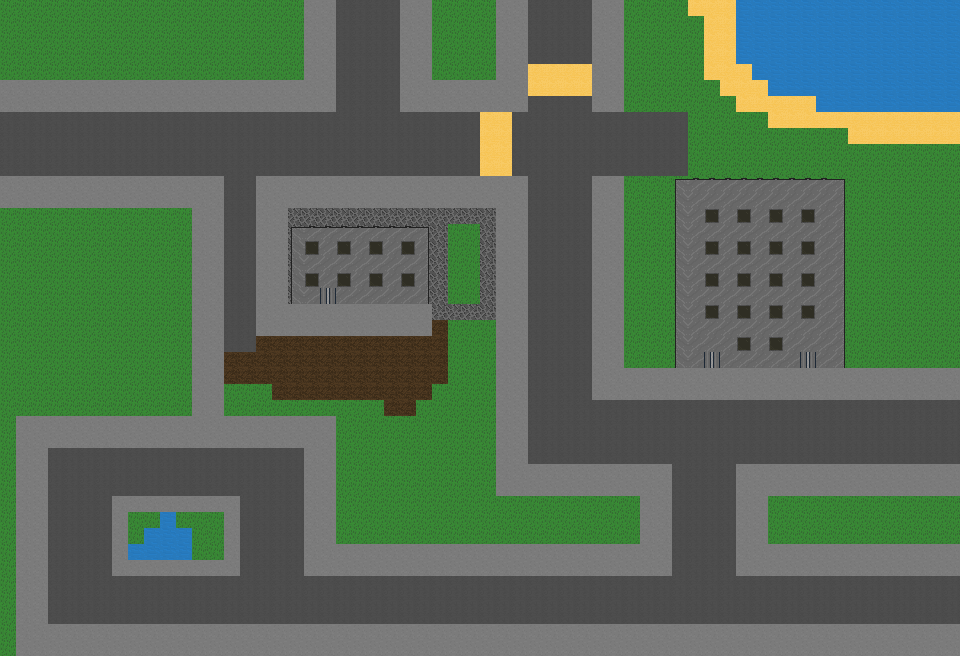

This game map was drawn from its Tiled (.tmx) file and the tilesets committed beside it. A one-line description and the trimmed map source follow:
An orthogonal 60x41 tile map with 16x16 px tiles, 3 tile layers (underterrain, terrain, overterrain) and 34 objects.

<map version="1.0" orientation="orthogonal" renderorder="right-down" width="60" height="41" tilewidth="16" tileheight="16" nextobjectid="49">
 <tileset firstgid="1" name="tileset" tilewidth="16" tileheight="16" tilecount="100" columns="10">
  <image source="tileset.png" width="160" height="160" />
 </tileset>
 <layer name="underterrain" width="60" height="41">
  <data>[2460 cells, 4 non-empty, 2 distinct tile ids]</data>
 </layer>
 <layer name="terrain" width="60" height="41">
  <data>[2460 cells, 2460 non-empty, 10 distinct tile ids]</data>
 </layer>
 <layer name="overterrain" width="60" height="41">
  <data>[2460 cells, 157 non-empty, 5 distinct tile ids]</data>
 </layer>
 <objectgroup name="objects">
  <object id="1" gid="9" x="80" y="256" width="16" height="16" />
  <object id="2" gid="9" x="128" y="320" width="16" height="16" />
  <object id="3" gid="9" x="64" y="352" width="16" height="16" />
  <object id="4" gid="9" x="128" y="528" width="16" height="16" />
  <object id="5" gid="9" x="400" y="480" width="16" height="16" />
  <object id="6" gid="9" x="464" y="416" width="16" height="16" />
  <object id="7" gid="9" x="464" y="288" width="16" height="16" />
  <object id="8" gid="9" x="624" y="240" width="16" height="16" />
  <object id="9" gid="9" x="656" y="192" width="16" height="16" />
  <object id="10" gid="9" x="880" y="240" width="16" height="16" />
  <object id="11" gid="9" x="896" y="304" width="16" height="16" />
  <object id="12" gid="9" x="624" y="112" width="16" height="16" />
  <object id="13" gid="9" x="560" y="528" width="16" height="16" />
  <object id="14" gid="9" x="624" y="48" width="16" height="16" />
  <object id="15" gid="9" x="432" y="48" width="16" height="16" />
  <object id="16" gid="9" x="144" y="64" width="16" height="16" />
  <object id="17" gid="9" x="64" y="48" width="16" height="16" />
  <object id="18" gid="9" x="144" y="32" width="16" height="16" />
  <object id="19" gid="9" x="16" y="32" width="16" height="16" />
  <object id="20" gid="9" x="32" y="272" width="16" height="16" />
  <object id="21" gid="9" x="896" y="352" width="16" height="16" />
  <object id="22" gid="9" x="912" y="208" width="16" height="16" />
  <object id="23" gid="9" x="192" y="560" width="16" height="16" />
  <object id="24" gid="9" x="480" y="32" width="16" height="16" />
  <object id="25" gid="9" x="304" y="352" width="16" height="16" />
  <object id="26" gid="9" x="384" y="384" width="16" height="16" />
  <object id="27" gid="9" x="272" y="64" width="16" height="16" />
  <object id="28" gid="9" x="208" y="48" width="16" height="16" />
  <object id="29" gid="9" x="256" y="32" width="16" height="16" />
 </objectgroup>
 <objectgroup name="buildings">
  <object id="39" x="704" y="352" width="16" height="16">
   <properties>
    <property name="door-id" value="1" />
    <property name="door-orientation" value="S" />
   </properties>
  </object>
  <object id="40" x="800" y="352" width="16" height="16">
   <properties>
    <property name="door-id" value="2" />
    <property name="door-orientation" value="S" />
   </properties>
  </object>
  <object id="41" x="320" y="288" width="16" height="16">
   <properties>
    <property name="door-id" value="1" />
    <property name="door-orientation" value="S" />
   </properties>
  </object>
  <object id="42" x="672" y="176" width="176" height="192">
   <properties>
    <property name="building-world" value="double" />
   </properties>
  </object>
  <object id="45" x="288" y="224" width="144" height="80">
   <properties>
    <property name="building-world" value="single" />
   </properties>
  </object>
 </objectgroup>
</map>